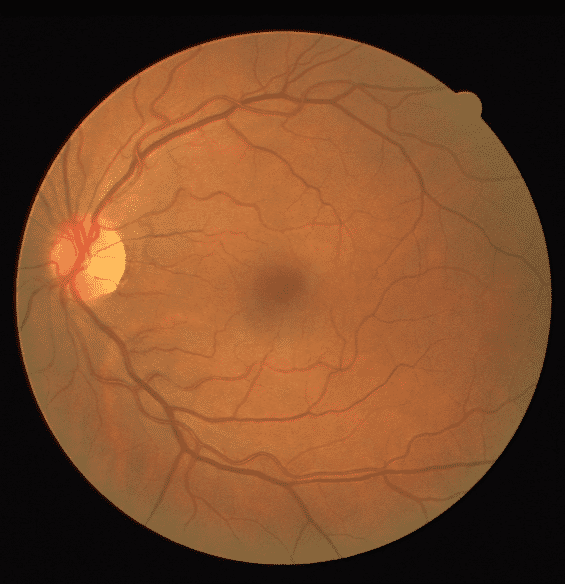
#> input picture CV/robust_vessel_segmentation/demo.jpg, 565 x 584 px
$ jupyter execute data_augmentation_demo.ipynb   (shell and % lines are left out)
#> lines starting #> are read from the running program, lines starting #| are printed output that depends on the picture; after the words box and inside, x2 and y2 are one past the last pixel; in counts of white or black regions, pixels touching at a corner belong together
#> further down, image is the input picture: shape (584, 565, 3); mean B, G, R 40.9, 72.5, 117.9
### CV/robust_vessel_segmentation/data_aug.py
#   Copyright (c) 2019 PaddlePaddle Authors. All Rights Reserved.
#
# Licensed under the Apache License, Version 2.0 (the "License");
# you may not use this file except in compliance with the License.
# You may obtain a copy of the License at
#
#     http://www.apache.org/licenses/LICENSE-2.0
#
# Unless required by applicable law or agreed to in writing, software
# distributed under the License is distributed on an "AS IS" BASIS,
# WITHOUT WARRANTIES OR CONDITIONS OF ANY KIND, either express or implied.
# See the License for the specific language governing permissions and
# limitations under the License.
import cv2
import numpy as np


def find_largest_connected_component_area(mask, connectivity=8):
    """
    Find the largest connected component area froma mask image.
    ----
    Args:
        mask: 2D array, 0 for background and 1 for foreground.
        connectivity: int, scalar, chose 4-connectivity or 8.
    Returns:
        output: int, 2D array, the largest connected component area.
    """
    labels, stats = cv2.connectedComponentsWithStats(mask, connectivity)[1:3]
    largest_label = 1 + np.argmax(stats[1:, cv2.CC_STAT_AREA])
    output = np.uint8(labels == largest_label)

    return output


def get_fov(img, size=512, threshold=0.05):
    """
    Get the field of view from an fundus image.
    ----
    Args:
        img: uint8, 2D array, sugested be the red channel of a fundus image.
        size: int, scalar, the image size to be process in the procedure,
              set it samller than the original size to make it faster.
        threshold: float (0-1), scalar, threshold to determine the foreground mask.
    Returns:
        mask: int (0 or 1), 2D array, the final mask.
    """
    img_shape = img.shape
    if img_shape[0] > size:
        img = cv2.resize(img, (size, size))
    mask = np.uint8((img / 255.0) > threshold)
    if np.sum(mask) == 0:
        print('Warning: None Foreground Detected')
    else:
        mask = find_largest_connected_component_area(mask)
    if img_shape[0] > size:
        mask = cv2.resize(mask, (img_shape[1], img_shape[0]))
    mask = np.uint8(mask)

    return mask


# [80 lines left out: functions rotate_image, morphological_transform, apply_vessel_aug, not called in this run]


def random_vessel_augmentation(image, prob=0.5, order='RGB'):
    """
    Channel-wise random vessel augmentation.
    """
    rand_num = np.random.uniform(0, 1)
    if rand_num > prob:
        image = apply_vessel_aug(image, order)

    return image


def random_gamma_correction(image, gamma=3, order='RGB'):
    """
    Channel-wise random gamma correction in the RGB color space.
    ----
    Args:
        image: uint8, 3D array in RGB order, the original image.
        gamma: maximum value of gamma for gamma corretion.
    Returns:
        image: uint8, 3D array in RGB order, the transformed image.
    """
#> called with gamma = 3, order = 'RGB'
    rds1 = np.random.uniform(1, gamma, 3)
    rds2 = np.random.uniform(0, 1, 3) < 0.5

    for i in range(3):
        if rds2[i]:
            rds1[i] = 1 / rds1[i]

    trans_image = np.power(image / 255.0, rds1)
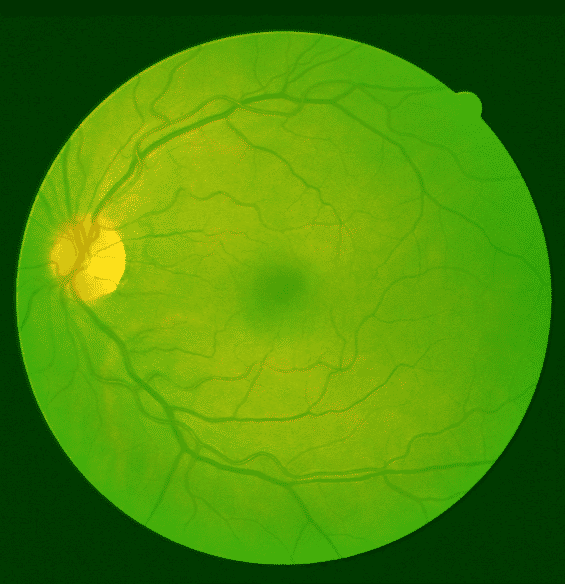
#> trans_image: shape (584, 565, 3) float64; mean R, G, B 0.294, 0.54, 0.0252
    trans_image = trans_image * 255

    if order == 'RGB':
        red_data = image[:, :, 0]
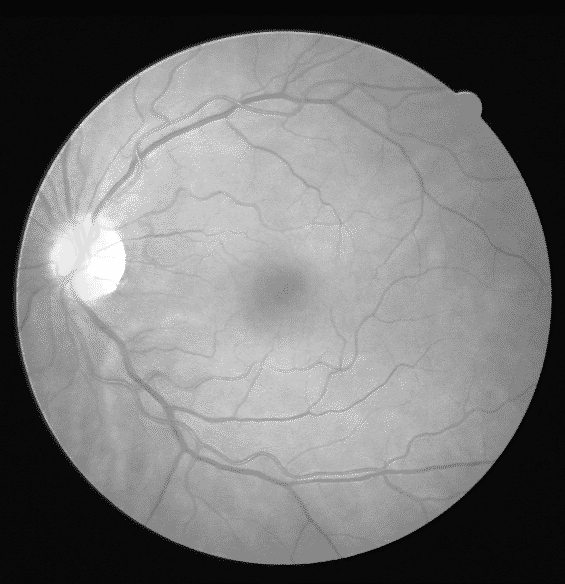
#> red_data: shape (584, 565); min 6, max 254, mean 117.9
    elif order == 'BGR':
        red_data = image[:, :, 2]
    else:
        assert False, print('Only support RBG or BGR image format.')

    fundus_mask = get_fov(red_data)
#> in get_fov, `mask = np.uint8((img / 255.0) > threshold)`:
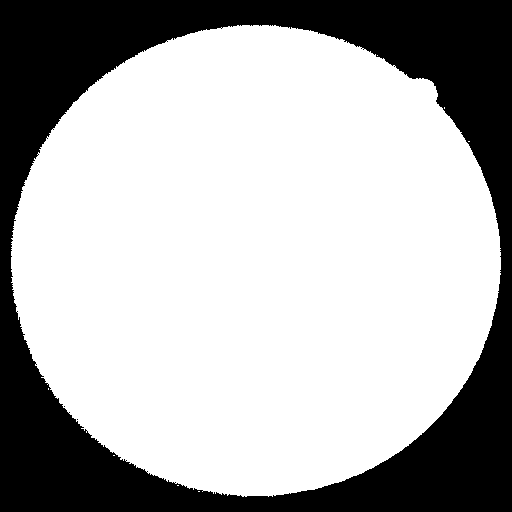
#> mask: shape (512, 512); values 0 (black) and 1 (white), 69.2% white; 3 black regions (2 under 20 px), largest, box (x1, y1, x2, y2) and area: (0, 0, 512, 512) 80673
#> in find_largest_connected_component_area, `labels, stats = cv2.connectedComponentsWithStats(mask, connectivity)[1..`:
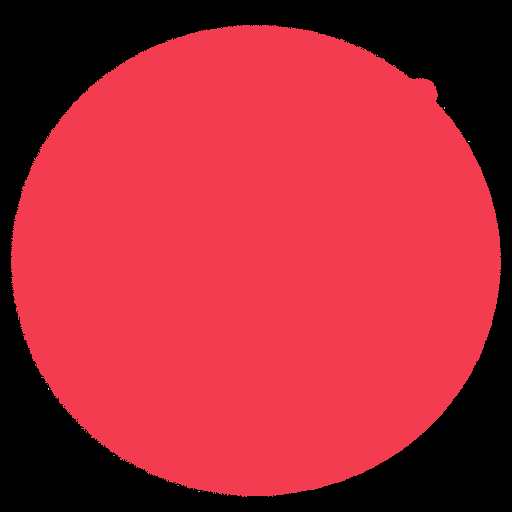
#> labels: shape (512, 512) int32; 9 distinct labels, from 0 to 8; one colour per label, 0 black
#> in find_largest_connected_component_area, `labels, stats = cv2.connectedComponentsWithStats(mask, connectivity)[1..`: stats = [[0, 0, 512, 512, 80675], [11, 25, 490, 472, 181456], [377, 55, 1, 1, 1], [444, 107, 1, 2, 2], [468, 141, 2, 1, 2], [48, 388, 1, 2, 2], [113, 455, 2, 1, 2], [177, 485, 2, 1, 2], [198, 491, 2, 1, 2]]
#> in find_largest_connected_component_area, `largest_label = 1 + np.argmax(stats[1:, cv2.CC_STAT_AREA])`: largest_label = 1
#> in find_largest_connected_component_area, `output = np.uint8(labels == largest_label)`: output: shape (512, 512); values 0 (black) and 1 (white), 69.2% white; 3 black regions (2 under 20 px), largest, box (x1, y1, x2, y2) and area: (0, 0, 512, 512) 80686
#> in get_fov, `mask = cv2.resize(mask, (img_shape[1], img_shape[0]))`:
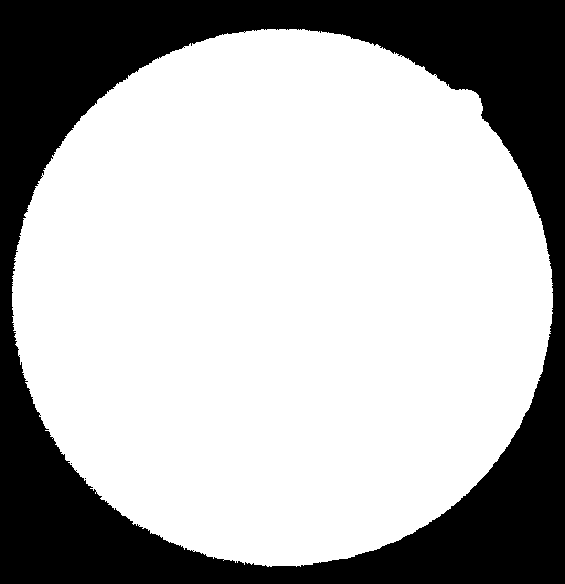
#> mask: shape (584, 565); values 0 (black) and 1 (white), 69.2% white; 3 black regions (2 under 20 px), largest, box (x1, y1, x2, y2) and area: (0, 0, 565, 584) 101648
    trans_image = trans_image * fundus_mask[:, :, None]
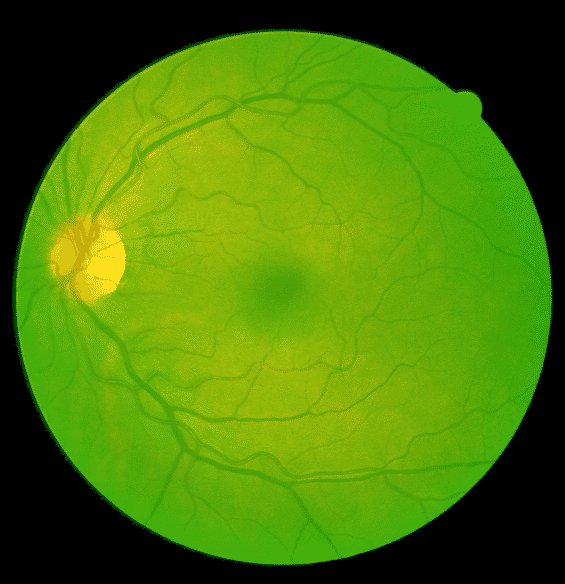
#> trans_image: shape (584, 565, 3) float64; mean R, G, B 74.9, 120.4, 6.4

    return np.uint8(trans_image)
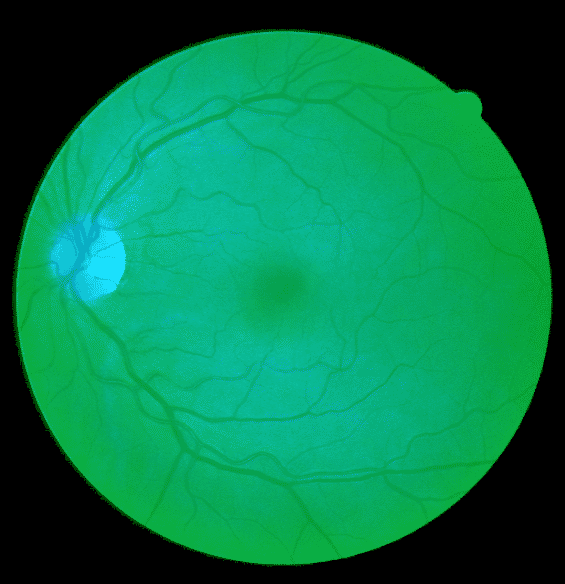
#> returned value: shape (584, 565, 3); mean of channels 0, 1, 2 74.5, 120.1, 6.1; drawn as B, G, R

### CV/robust_vessel_segmentation/data_augmentation_demo.ipynb
# Demo for the data augmentation methods

Read a fundus image and visualize it.

[cell 1]
import os
import cv2
import matplotlib.pyplot as plt

image_file = 'demo.jpg'

# Read image file and convert it to RGB order.
image = cv2.imread(image_file)
image = image[:, :, ::-1]

# Visualize the demo image.
plt.figure(figsize=(8, 8))
plt.imshow(image)
plt.axis('off')
plt.title('Original image')

Channel-wise random gamma correction.

[cell 2]
from data_aug import random_gamma_correction

image_g = random_gamma_correction(image)

# Visualize the demo image.
plt.figure(figsize=(8, 8))
plt.imshow(image_g)
plt.axis('off')
plt.title('With channel-wise random gamma correction')

Channel-wise random vessel augmentation.

[cell 3]
from data_aug import random_vessel_augmentation

image_v = random_vessel_augmentation(image)

# Visualize the demo image.
plt.figure(figsize=(8, 8))
plt.imshow(image_v)
plt.axis('off')
plt.title('With channel-wise random vessel augmentation')
